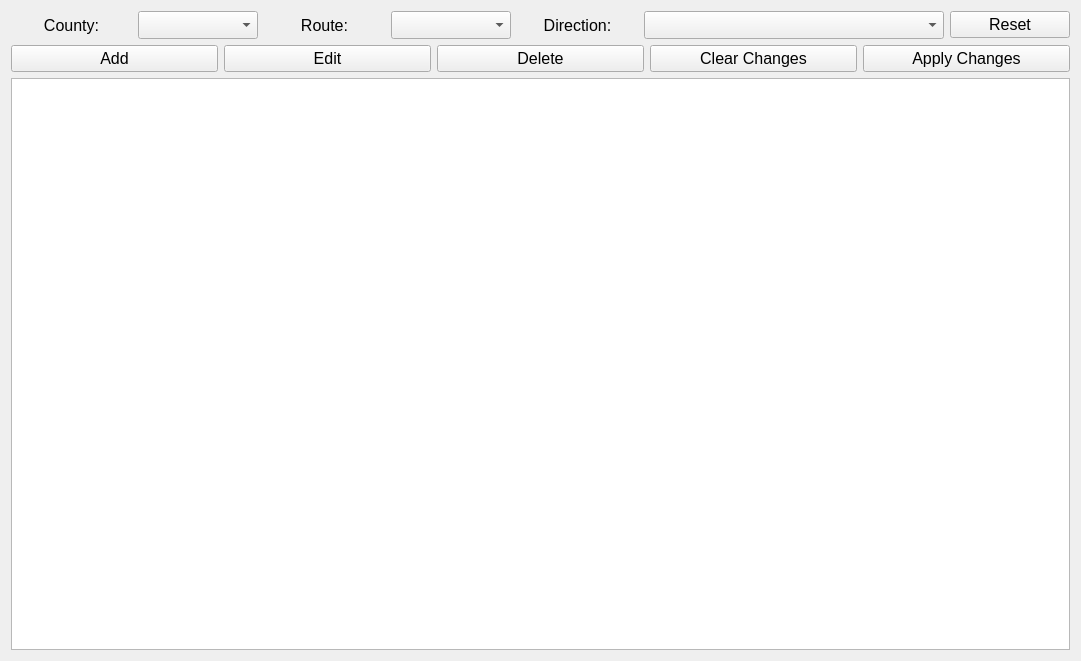
<?xml version="1.0" encoding="UTF-8"?>
<ui version="4.0">
 <class>VProj_Edit_Form</class>
 <widget class="QWidget" name="VProj_Edit_Form">
  <property name="geometry">
   <rect>
    <x>0</x>
    <y>0</y>
    <width>1081</width>
    <height>661</height>
   </rect>
  </property>
  <property name="windowTitle">
   <string>VProject Edit</string>
  </property>
  <layout class="QHBoxLayout" name="horizontalLayout_3">
   <item>
    <layout class="QVBoxLayout" name="verticalLayout">
     <item>
      <layout class="QHBoxLayout" name="horizontalLayout">
       <item>
        <widget class="QLabel" name="labelCounty">
         <property name="font">
          <font>
           <pointsize>12</pointsize>
          </font>
         </property>
         <property name="text">
          <string>County:</string>
         </property>
         <property name="alignment">
          <set>Qt::AlignCenter</set>
         </property>
        </widget>
       </item>
       <item>
        <widget class="QComboBox" name="comboBoxCounty">
         <property name="minimumSize">
          <size>
           <width>100</width>
           <height>28</height>
          </size>
         </property>
         <property name="font">
          <font>
           <pointsize>12</pointsize>
          </font>
         </property>
         <property name="toolTip">
          <string>&lt;html&gt;&lt;head/&gt;&lt;body&gt;&lt;p&gt;Please Select County&lt;/p&gt;&lt;/body&gt;&lt;/html&gt;</string>
         </property>
         <property name="statusTip">
          <string>Select County</string>
         </property>
        </widget>
       </item>
       <item>
        <widget class="QLabel" name="labelRoute">
         <property name="font">
          <font>
           <pointsize>12</pointsize>
          </font>
         </property>
         <property name="text">
          <string>Route:</string>
         </property>
         <property name="alignment">
          <set>Qt::AlignCenter</set>
         </property>
        </widget>
       </item>
       <item>
        <widget class="QComboBox" name="comboBoxRoute">
         <property name="minimumSize">
          <size>
           <width>100</width>
           <height>28</height>
          </size>
         </property>
         <property name="font">
          <font>
           <pointsize>12</pointsize>
          </font>
         </property>
         <property name="toolTip">
          <string>&lt;html&gt;&lt;head/&gt;&lt;body&gt;&lt;p&gt;Please Select Route&lt;/p&gt;&lt;/body&gt;&lt;/html&gt;</string>
         </property>
         <property name="statusTip">
          <string>Select Route</string>
         </property>
        </widget>
       </item>
       <item>
        <widget class="QLabel" name="labelDirection">
         <property name="font">
          <font>
           <pointsize>12</pointsize>
          </font>
         </property>
         <property name="text">
          <string>Direction:</string>
         </property>
         <property name="alignment">
          <set>Qt::AlignCenter</set>
         </property>
        </widget>
       </item>
       <item>
        <widget class="QComboBox" name="comboBoxDirection">
         <property name="minimumSize">
          <size>
           <width>300</width>
           <height>28</height>
          </size>
         </property>
         <property name="font">
          <font>
           <pointsize>12</pointsize>
          </font>
         </property>
         <property name="toolTip">
          <string>Please Select Direction</string>
         </property>
         <property name="statusTip">
          <string>Select Direction</string>
         </property>
        </widget>
       </item>
       <item>
        <widget class="QPushButton" name="pushButtonReset">
         <property name="font">
          <font>
           <pointsize>12</pointsize>
          </font>
         </property>
         <property name="text">
          <string>Reset</string>
         </property>
        </widget>
       </item>
      </layout>
     </item>
     <item>
      <layout class="QHBoxLayout" name="horizontalLayout_2">
       <item>
        <widget class="QPushButton" name="pushButtonAdd">
         <property name="maximumSize">
          <size>
           <width>16777215</width>
           <height>28</height>
          </size>
         </property>
         <property name="font">
          <font>
           <pointsize>12</pointsize>
          </font>
         </property>
         <property name="text">
          <string>Add</string>
         </property>
        </widget>
       </item>
       <item>
        <widget class="QPushButton" name="pushButtonEdit">
         <property name="maximumSize">
          <size>
           <width>16777215</width>
           <height>28</height>
          </size>
         </property>
         <property name="font">
          <font>
           <pointsize>12</pointsize>
          </font>
         </property>
         <property name="text">
          <string>Edit</string>
         </property>
        </widget>
       </item>
       <item>
        <widget class="QPushButton" name="pushButtonDelete">
         <property name="maximumSize">
          <size>
           <width>16777215</width>
           <height>28</height>
          </size>
         </property>
         <property name="font">
          <font>
           <pointsize>12</pointsize>
          </font>
         </property>
         <property name="text">
          <string>Delete</string>
         </property>
        </widget>
       </item>
       <item>
        <widget class="QPushButton" name="pushButtonClearChanges">
         <property name="maximumSize">
          <size>
           <width>16777215</width>
           <height>28</height>
          </size>
         </property>
         <property name="font">
          <font>
           <pointsize>12</pointsize>
          </font>
         </property>
         <property name="text">
          <string>Clear Changes</string>
         </property>
        </widget>
       </item>
       <item>
        <widget class="QPushButton" name="pushButtonApply">
         <property name="maximumSize">
          <size>
           <width>16777215</width>
           <height>28</height>
          </size>
         </property>
         <property name="font">
          <font>
           <pointsize>12</pointsize>
          </font>
         </property>
         <property name="text">
          <string>Apply Changes</string>
         </property>
        </widget>
       </item>
      </layout>
     </item>
     <item>
      <widget class="QTableWidget" name="tableWidget">
       <property name="font">
        <font>
         <pointsize>12</pointsize>
        </font>
       </property>
      </widget>
     </item>
    </layout>
   </item>
  </layout>
 </widget>
 <resources/>
 <connections/>
</ui>
